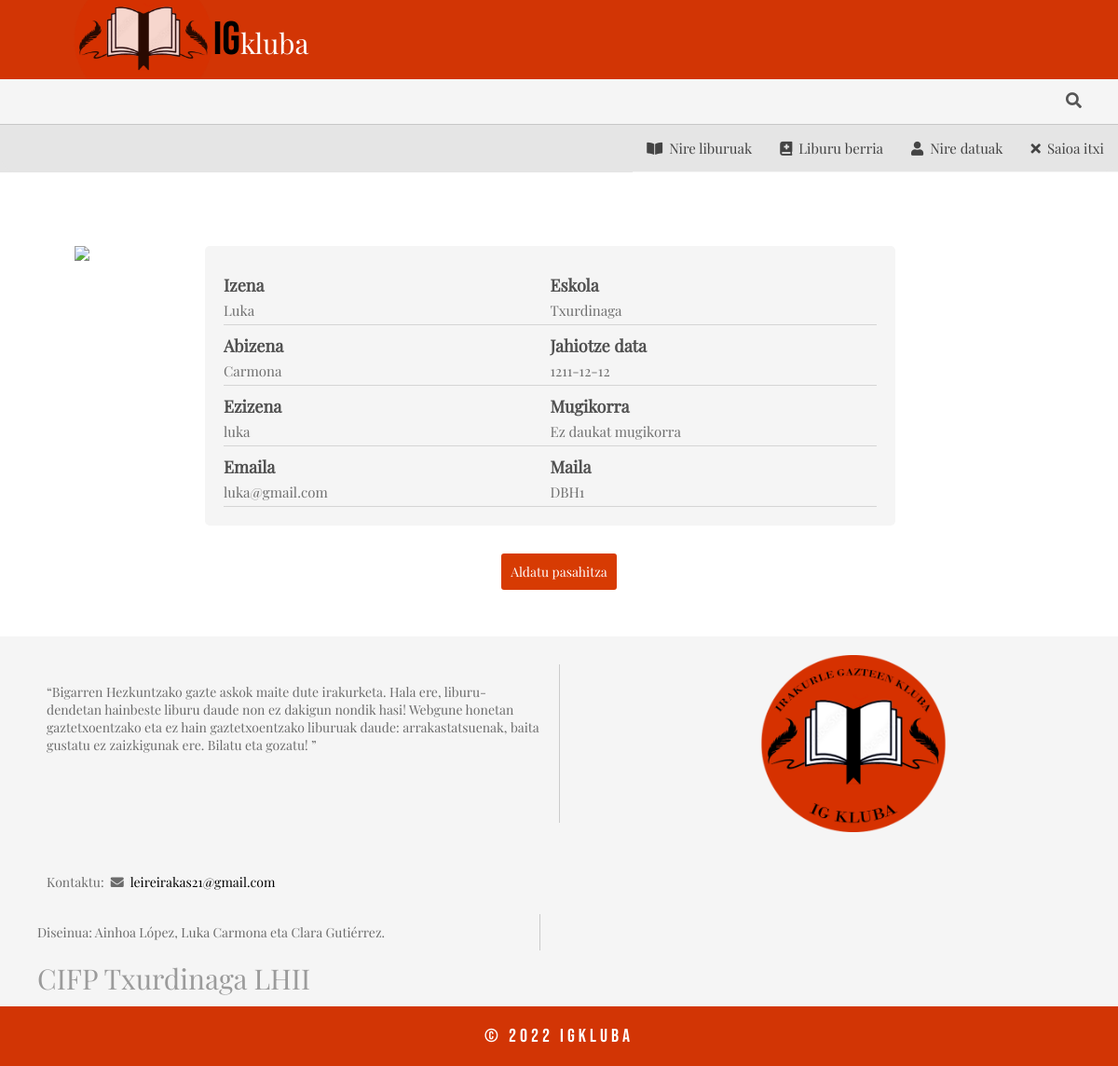
Screenshot of /perfilpersonal.php (signed in) with the database file from the repository.
### tables this page shows
CREATE TABLE usuarios (
  nombre varchar(20) NOT NULL,
  apellidos varchar(30) NOT NULL,
  correo varchar(30) NOT NULL,
  nickname varchar(30) NOT NULL,
  foto varchar(15) DEFAULT NULL,
  id_centro int(11) NOT NULL,
  fecha_nacimiento date DEFAULT NULL,
  tipo enum('Alumno','Profesor','Administrador') NOT NULL,
  validado tinyint(1) NOT NULL,
  movil char(9) DEFAULT NULL,
  password varchar(250) NOT NULL,
  id_nivel int(11),
  curso char(9) DEFAULT NULL
);

CREATE TABLE centro (
  id_centro int(11) NOT NULL AUTO_INCREMENT,
  nombre_centro varchar(30) DEFAULT NULL,
  PRIMARY KEY (id_centro)
);

CREATE TABLE clase (
  id_nivel int(11) NOT NULL AUTO_INCREMENT,
  fecha_limite date NOT NULL,
  nivel varchar(30) NOT NULL,
  PRIMARY KEY (id_nivel)
);

### perfilpersonal.php (the view, shortened to what this page needs)
<?php include('database/conexion.php');
?>
<!DOCTYPE html>
<html lang="es">
<head>
    <link rel="stylesheet" href="https://cdnjs.cloudflare.com/ajax/libs/font-awesome/5.14.0/css/all.min.css">
    <link rel="stylesheet" href="css/estilos.css">
</head>
<body>
    <?php include('cabecera.php'); ?>
    <main id="contenido">
        <?php
        $nickname = $_SESSION['nickname'];
        $consulta = $miPDO->prepare('SELECT * FROM usuarios where nickname = :nickname');
        $consulta->execute([
            'nickname' => $nickname,
        ]);
        $respuesta = $consulta->fetch();
        $centro = $respuesta['id_centro'];
        $consulta2 = $miPDO->prepare('SELECT nombre_centro FROM centro WHERE id_centro = :id_centro');
        $consulta2->execute(
            [
                'id_centro' => $centro,
            ]
        );
        $respuesta2 = $consulta2->fetch();
        $id_nivel = $respuesta['id_nivel'];
        $consulta3 = $miPDO->prepare('SELECT nivel FROM clase WHERE id_nivel = :id_nivel');
        $consulta3->execute(
            [
                'id_nivel' => $id_nivel,
            ]
        );
        $respuesta3 = $consulta3->fetch();
        ?>
        <div id='container'>
            <div class="container2">
                <div id="foto">
                    <figure class='foto'><img src='src/<?php echo ($respuesta['foto']) ?>'></figure>
                </div>
                <div id='caja-info-perfil'>
                    <dl class='caja-info-usuario'>
                        <dt>Izena</dt>
                        <dd class='nombre' method='get'><?php echo ($respuesta['nombre']) ?></dd>
                        <dt>Abizena</dt>
                        <dd class='apellidos'><?php echo ($respuesta['apellidos']) ?></dd>
                        <dt>Ezizena</dt>
                        <dd class='nickname'><?php echo ($respuesta['nickname']) ?></dd>
                        <dt>Emaila</dt>
                        <dd class='correo'><?php echo ($respuesta['correo']) ?></dd>
                    </dl>
                    <dl id='info'>
                        <dt>Eskola</dt>
                        <dd><?php echo ($respuesta2['nombre_centro']) ?></dd>
                        <dt>Jahiotze data</dt>
                        <dd class='fecha_nacimiento'><?php echo ($respuesta['fecha_nacimiento']) ?></dd>
                        <dt>Mugikorra</dt>
                        <dd class='movil'><?php if ($respuesta['movil'] == '') {
                                                echo ('Ez daukat mugikorra');
                                            } else {
                                                echo ($respuesta['movil']);
                                            } ?></dd>
                        <dt>Maila</dt>
                        <dd class='nivel'><?php if ($respuesta['id_nivel'] == '') {
                                                echo ('Irakaslea edo Administratzailea');
                                            } else {
                                                echo ($respuesta3['nivel']);
                                            } ?></dd>
                    </dl>
                </div>
            </div>
            <div id="caja-btn-editar">
                <button class="btn-editar"><a id="btneditar" href='cambioPassword.php'>Aldatu pasahitza</a></button>
            </div>
        </div>
    </main>
    <?php
    include('pie-pagina.php');
    ?>
</body>
</html>

### css/estilos.css (style rules this page uses)
* { margin: 0; padding: 0; box-sizing: border-box; }
html { font-size: 0.625em; }
body { font-size: 1.5rem; }
#container { font-family: Arial; color: rgb(111, 111, 111); width: 100%; padding: 20px; display: flex; flex-direction: column; justify-content: center; font-family: "Playfair"; }
.foto { width: 30%; max-width: 150px; }
.foto img { width: 100%; }
#foto { align-items: center; justify-content: center; width: 100%; display: flex; justify-content: flex-end; padding: 20px; }
.caja-info-usuario { width: 50%; }
#caja-info-perfil { display: flex; width: 100%; background-color: rgb(245, 245, 245); border-radius: 5px; padding: 20px; max-width: 800px; }
#caja-info-perfil dt { font-weight: bold; color: #505050; padding-top: 10px; font-size: 1.8rem; }
#caja-info-perfil dd { padding: 5px 0; font-size: 1.5rem; border-bottom: 1px solid rgb(213, 213, 213); }
#info { width: 50%; }
#caja-btn-editar { display: flex; justify-content: center; align-items: center; }
.container2 { display: flex; align-items: center; flex-direction: column; }
.btn-editar { background-color: rgb(215, 59, 3); color: whitesmoke; margin-top: 20px; padding: 10px; border-radius: 3px; border: none; cursor: pointer; max-width: 150px; font-family: "Playfair"; font-size: 1.4rem; }
a#btneditar { color: white; text-decoration: none; }
@media (min-width: 850px) { #contenido { display: flex; margin-top: 30px; flex-wrap: wrap; justify-content: space-around; margin-top: 100px; } }
@media (min-width: 850px) { .container2 { display: flex; justify-content: center; } }
@media (min-width: 850px) { .btn-editar { max-width: 300px; } }
@media (min-width: 1000px) { #caja-info-perfil { width: 65%; max-width: none; } }
@media (min-width: 1000px) { #foto { justify-content: flex-start; width: auto; margin-right: 20px; align-items: stretch; padding: 0 50px; } }
@media (min-width: 1000px) { .container2 { flex-direction: row; justify-content: flex-start; align-items: flex-start; padding: 10px; } }
@media (min-width: 1000px) { .foto { width: 100%; } }
@media (min-width: 1000px) { #foto { min-width: 170px; } }

### rows the page displays
usuarios: nombre "Luka", apellidos "Carmona", nickname "luka", correo "luka@gmail.com", fecha_nacimiento "1211-12-12"
centro: nombre_centro "Txurdinaga"
clase: nivel "DBH1"
